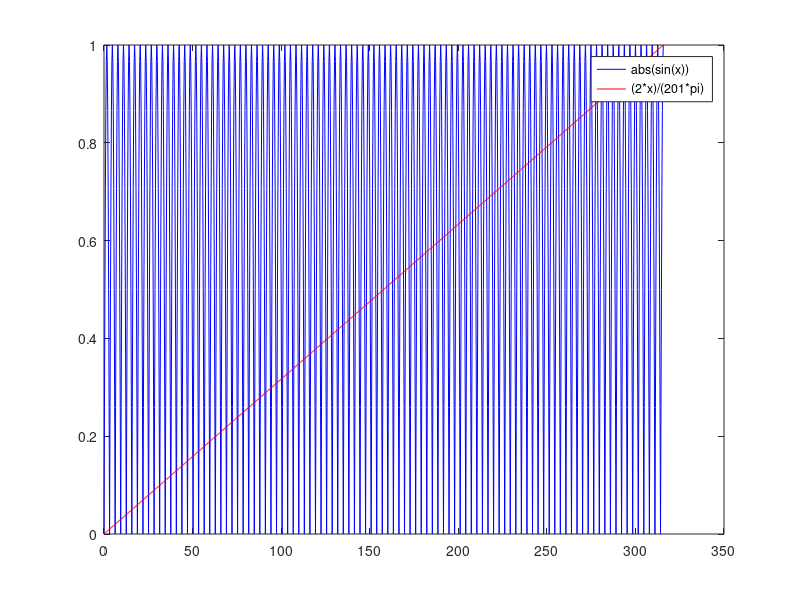

This figure's MATLAB source:
x=0:pi/12:201*pi/2;
y=abs(sin(x));
g=(2.*x)/(201.*pi);
plot(x,y,'b;abs(sin(x));',x,g,'r;(2*x)/(201*pi);');
k=0;
for x=0:pi/12:201*pi/2;
  y=abs(sin(x));
  g=2.*x./(201.*pi);
  if y==g
    k=k+1;
  endif
endfor
k=201